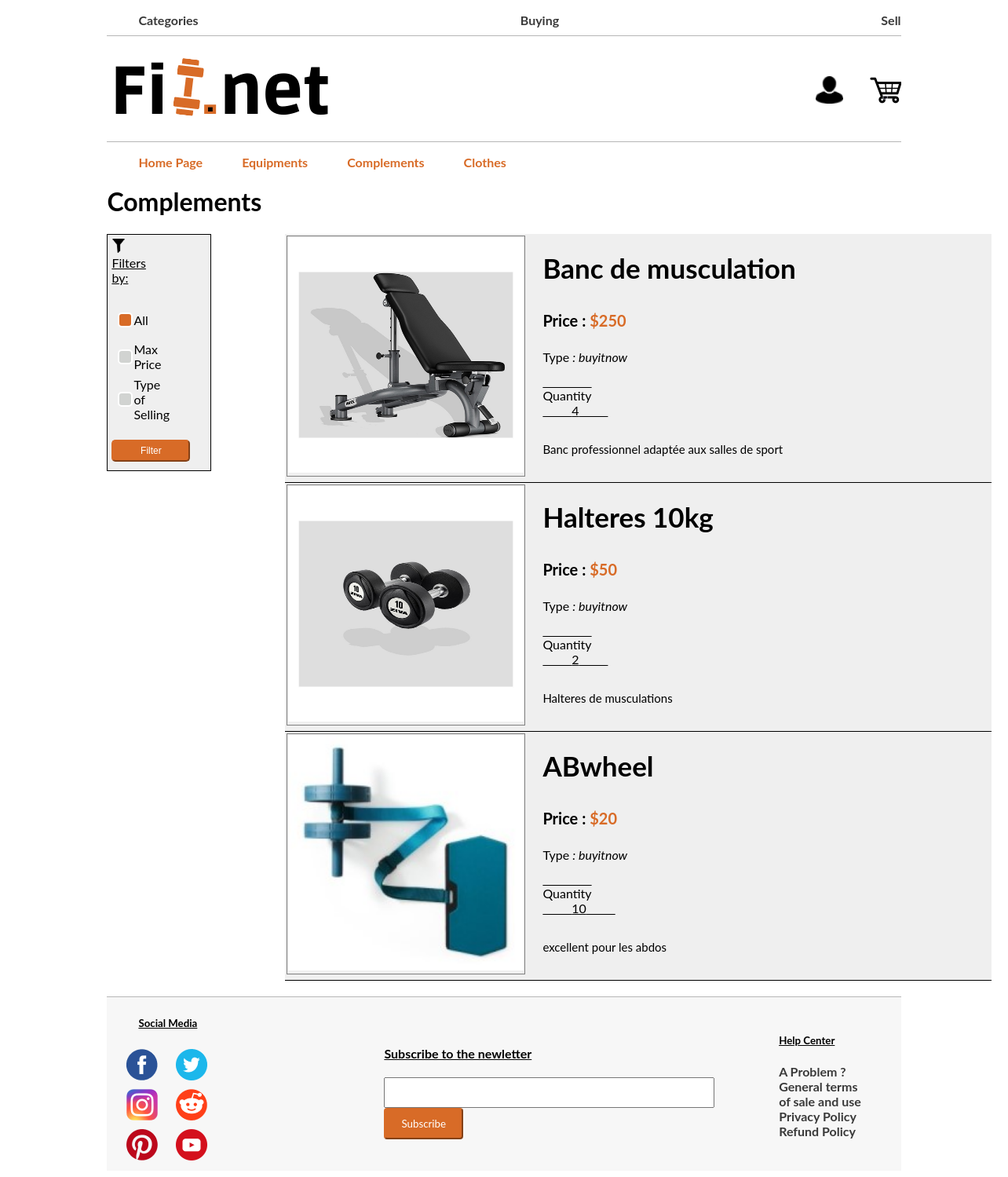
Screenshot of /PHP/equipment.php with the database file from the repository.
### tables this page shows
CREATE TABLE IF NOT EXISTS `items` (
  `id` int(11) NOT NULL AUTO_INCREMENT,
  `name` text NOT NULL,
  `description` text NOT NULL,
  `price` int(11) NOT NULL,
  `category` text NOT NULL,
  `photo1` text NOT NULL,
  `photo2` text NOT NULL,
  `photo3` text NOT NULL,
  `video` text NOT NULL,
  `quantity` int(11) NOT NULL,
  `type_of_selling` text NOT NULL,
  `id_seller` int(11) NOT NULL,
  PRIMARY KEY (`id`)
);

### PHP/equipment.php (the view, shortened to what this page needs)
<!DOCTYPE html>
<html lang="en">
<head>
    <link rel="stylesheet" type="text/css" href="../CSS/categorie.css">
</head>
<body>
    <?php include 'header.php'?>
    <?php
        $mysqli = new mysqli('127.0.0.1','root', '', 'fitnet', NULL) or die("Connect failed");
        $allProducts = array();
        $result = $mysqli->query("SELECT * FROM `items` WHERE `category`='equipment'");
        if($result->num_rows > 0){
            while($row = $result->fetch_assoc()) {
                if($row["type_of_selling"] == "auction"){
                    $iditemauction = $row["id"];
                    $checkstatus = $mysqli->query("SELECT `status` FROM `auction` WHERE `id_item`='$iditemauction' ");
                    if($checkstatus->num_rows > 0){
                        while($row2 = $checkstatus->fetch_assoc()){
                            if($row2["status"] == "inprogress"){
                                $product=array($row["id"],$row["name"],$row["photo1"],$row["price"],$row["description"],$row["quantity"],$row["type_of_selling"]);
                                $allProducts[]=$product;
                            }
                        }
                    }
                }else{
                    $product=array($row["id"],$row["name"],$row["photo1"],$row["price"],$row["description"],$row["quantity"],$row["type_of_selling"]);
                    $allProducts[]=$product;
                }
            }
        }
        $nbProducts = count($allProducts);
        $maxprice = 999999;
        $onlytype = "all";
    ?>
    <h1>Complements</h1>
       <div class="filter_item_categories_bloc">
          <div class="filter_form_block">
             <form class="filter_form" name="form" method="post" oninput="selectprice.value=parseInt(max_price_value.value)">
                   <div class="title_filter">
                       <img src="../Images/logo_filtre.png" width="18" height="auto">
                       <label for="radio_button_filter"><u>Filters by: </u></label>
                   </div>
                   <table>
                       <tr class="filter_table_row_line">
                           <td>
                               <input class="radio_button_filter" type="radio" name="filter" value="All" onclick="cacher()" <?php if (isset($_POST["filter"])) { if ($_POST["filter"] != "Name" && $_POST["filter"] != "Max Price") { echo "checked"; } } else echo "checked"; ?> >
                           </td>
                           <td>
                               <label class="label_filter">All</label>
                           </td>
                       </tr>
                       <tr class="filter_table_row_line">
                           <td><input class="radio_button_filter" type="radio" name="filter" value="Max Price" onclick="afficherPrice()" <?php if (isset($_POST["filter"])) { if ($_POST["filter"] == "Max Price") { echo "checked"; } } ?>></td>
                           <td><label class="label_filter" for="max_price_value">Max Price</label>
                           </td>
                       </tr>
                       <tr class="filter_table_row_line">
                           <td><input class="radio_button_filter" type="radio" name="filter" value="Name" onclick="afficherType()" <?php if (isset($_POST["filter"])) { if ($_POST["filter"] == "Name") { echo "checked"; } } ?>></td>
                           <td><label class="label_filter" for="type_of_selling">Type of Selling</label>
                           </td>
                       </tr>
                   </table>
                   <div class="filter_select_button_block">
                            <input type="submit" name="confirmfilter" value="Filter" class="filter_select_button">
                   </div>
               </form>
           </div>
           <div  class="item_table_block">
             <?php
                 if($nbProducts > 0){
                     for ($row = 0; $row < $nbProducts ; $row++) {
                        if($allProducts[$row][5]>0 && $allProducts[$row][3]<=$maxprice){
                            if($onlytype == $allProducts[$row][6] || $onlytype == "all"){
                                $photo = "../itemImages/".$allProducts[$row][2];
                                $linkproduct = "productPage.php?idproduct=".$allProducts[$row][0];
                                echo "<table class='table_of_items' border=1>";
                                echo "<tr>";
                                echo "<td rowspan=5 id='picture_item'><a  class='link_for_article' href='$linkproduct'><img src=$photo width=300 height=300></a></td>";
                                echo "<td  class='raw_table_items_list'  id='title_item'>".$allProducts[$row][1]."</td></tr>";
                                echo "<tr><td  class='raw_table_items_list'  id='prix_item'><b>Price : </b><span id='nuber_price_item'>$".$allProducts[$row][3]."</span></td></tr>";
                                echo "<tr><td  class='raw_table_items_list' id='type_item'>Type <em>: ".$allProducts[$row][6]."</em></td></tr>";
                                echo "<tr><td  class='raw_table_items_list'  id='quantity_item'><span style='text-decoration:overline;'>Quantity</span>  <br><span style='text-decoration:underline;'>&nbsp;&nbsp;&nbsp;&nbsp;&nbsp;&nbsp;&nbsp&nbsp&nbsp".$allProducts[$row][5]."&nbsp;&nbsp;&nbsp;&nbsp;&nbsp;&nbsp;&nbsp&nbsp&nbsp</span></td></tr>";
                                echo "<tr><td  class='raw_table_items_list' id='description_item'>".$allProducts[$row][4]."</td></tr>";
                                echo "</table>";
                            }
                        }
                     }
                 }
             ?>
            </div>
        </div>
        <?php include 'footer.php'?>
    </body>
</html>

### CSS/categorie.css (style rules this page uses)
.title_filter { padding-bottom: 20px; }
.label_filter { display: flex; justify-content: flex-start; }
.filter_form { background-color: #EFEFEF; max-width: 100px; height: 290px; padding: 5px 100px 5px 5px; border : 1px black solid; width: 12.5%; }
.filter_form_block { padding-right: 20px; padding-bottom: 40px; position: sticky; }
.filter_table_row_line { height: 45px; }
.radio_button_filter:after { width: 15px; height: 15px; border-radius: 5px; position: relative; background-color: #d1d3d1; content: ''; display: inline-block; visibility: visible; border: 2px solid white; }
.radio_button_filter:checked:after { width: 15px; height: 15px; border-radius: 5px; position: relative; background-color: #D86B27; content: ''; display: inline-block; visibility: visible; border: 2px solid white; }
.filter_select_button { font-size: 12px; background-color: #D86B27; border-radius: 5px; padding: 5px; color: white; border-color: #D86B27; margin: 0 auto; width: 100px; }
.filter_select_button_block { padding-top: 20px; }
.filter_item_categories_bloc { display: flex; }
.item_table_block { padding-bottom: 20px; }

### CSS/header.css (style rules this page uses)
body { font-family: lato; padding-right: 10%; padding-left: 10%; }

### CSS/equipmentsCSS.php (style rules this page uses)
.table_of_items { padding-bottom : 5px; background-color : #EFEFEF; margin: 0 auto; width: 900px; border : none; border-bottom : 1px solid black; }
.raw_table_items_list { padding-left : 20px; border: none; overflow: hidden; width: 100%; }
#picture_item { border : 1px grey solid; }
#title_item { height : 10%; color : #0F00F; font-weight : bolder; font-size : 35px; }
#prix_item { font-size : 20px; height :10%; }
#nuber_price_item { color : #D86B27; font-weight : bold; }
#quantity_item { height : 20%; }
#type_item { height : 7%; }
#description_item { padding-top : 10px; font-size : 15px; display : flex; align-items : flex-start; }
.link_for_article { text-decoration : none; color : black; }

### rows the page displays
items: photo1 (picture), name "Banc de musculation", price "250", type_of_selling "buyitnow", quantity "4", description "Banc professionnel adaptée aux salles de sport"
items: photo1 (picture), name "Halteres 10kg", price "50", type_of_selling "buyitnow", row "2", description "Halteres de musculations"
items: photo1 (picture), name "ABwheel", price "20", type_of_selling "buyitnow", quantity "10", description "excellent pour les abdos"
